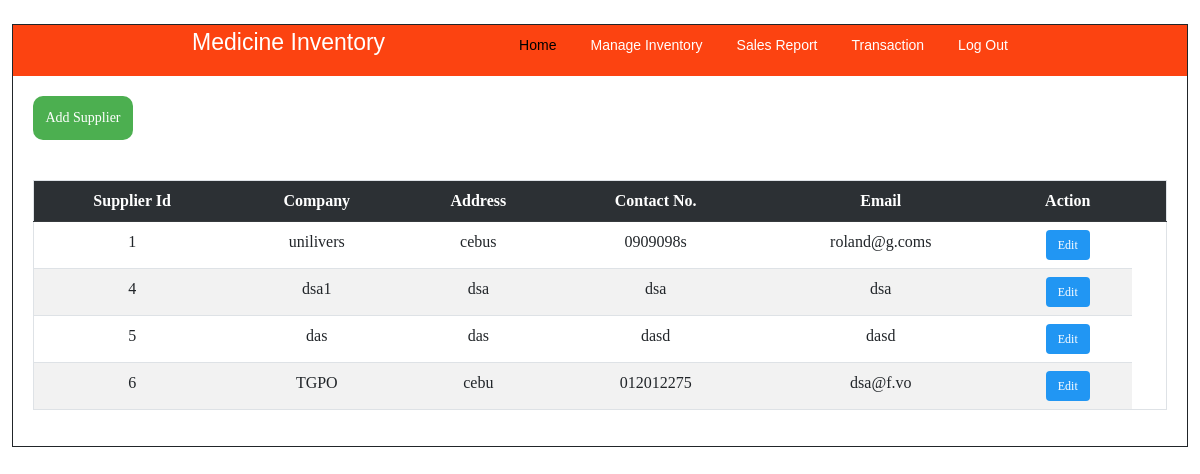
/php/supplier.php, run on an earlier commit of the app's database.
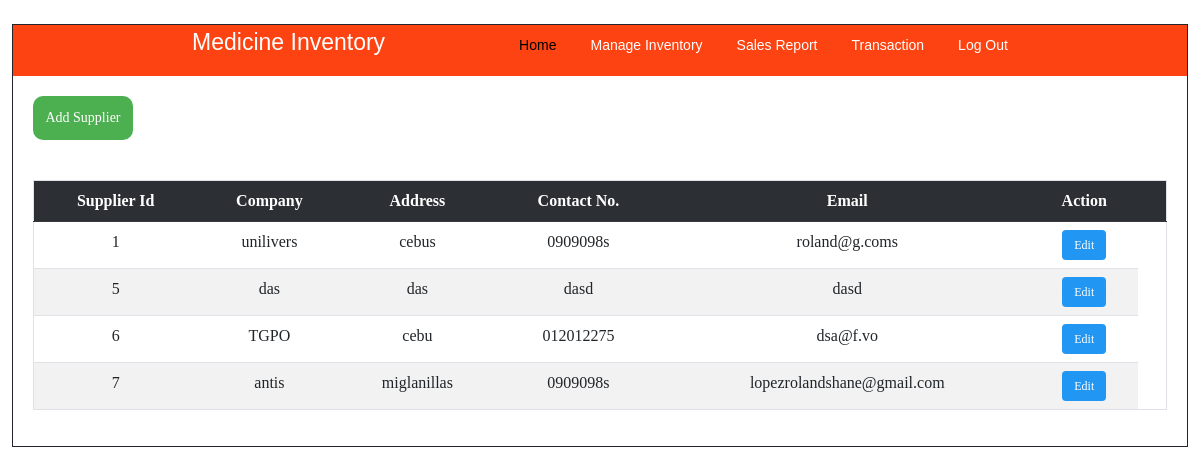
And on a later commit of the database.
### tables this page shows
CREATE TABLE `supplier` (
  `sup_Id` int(10) NOT NULL,
  `sup_Company` varchar(20) NOT NULL,
  `sup_Address` varchar(50) NOT NULL,
  `sup_Contact_no.` varchar(20) NOT NULL,
  `sup_email` varchar(50) NOT NULL
);

### php/supplier.php (the view, shortened to what this page needs)
<!DOCTYPE html>
<html lang="en">
<head>
    <link rel="stylesheet" type="text/css" href="..//css/mainTable.css?v=2"/>
    <link rel="stylesheet" type="text/css" href="..//css/manage.css?v=2" />
    <link href="https://cdn.jsdelivr.net/npm/bootstrap@5.0.2/dist/css/bootstrap.min.css" rel="stylesheet">
</head>
<body>
<div class="container-lg-12 mt-4">
        <div class="inner">
<div class="nabar">
<p>Medicine Inventory</p>
<a class="home" href="dashboard.php">Home</a>
<a href="mangeStock.php">Manage Inventory</a>
    <a href="report.php">Sales Report</a>
    <a href="costumerTransac.php">Transaction</a>
    <a id="account" href="login.php">Log Out</a>
    <br>
  </div>
  <div class="supAdd">
  <button class="addMed" id="addMed" onclick="openSupadd()">Add Supplier</button>
  </div>
<?php
    $servername = "localhost";
    $username = "root";
    $password = "";
    $dbname = "medicine_inventory";
    $conn = new mysqli($servername, $username, $password, $dbname);
    $sql = "SELECT * FROM supplier";
    $result = $conn->query($sql);
    ?>
    <div id="tableData">
    <table class="table table-striped table-hover">
        <tr class="table-dark text-center">
            <th>Supplier Id</th>
            <th>Company</th>
            <th>Address</th>
            <th>Contact No.</th>
            <th>Email</th>
            <th>Action</th>
            <th></th>
        </tr>
        <?php
        if ($result->num_rows > 0) {
            while ($row = $result->fetch_assoc()) {
                echo "<tr class = 'text-center' onclick=\"populateForm1(" . $row["sup_Id"] . ", '" . $row["sup_Company"] . "', '" . $row["sup_Address"] . "', '" . $row["sup_Contact_no."] . "', '" . $row["sup_email"]  . "')\">";
                echo "<td>" . $row["sup_Id"] . "</td>";
                echo "<td>" . $row["sup_Company"] . "</td>";
                echo "<td>" . $row["sup_Address"] . "</td>";
                echo "<td>" . $row["sup_Contact_no."] . "</td>";
                echo "<td>" . $row["sup_email"] . "</td>";
                echo "<td> <div class ='butoon'><button id = 'edit' class = 'editButon' onclick='openSupForm()'>Edit</button>
                </div></td>";
                echo "</tr>";
            }
        } else {
            echo "<tr><td colspan='3'>No data found</td></tr>";
        }
        ?>
    </table>
    </div>
    </div>
    </div>
</body>
</html>

What changed in the data, as far as the page shows it:
removed supplier: sup_Id "4", sup_Company "dsa1", sup_Address "dsa", value "dsa", sup_email "dsa"
added supplier: sup_Id "7", sup_Company "antis", sup_Address "miglanillas", value "0909098s", sup_email "lopezrolandshane@gmail.com"
